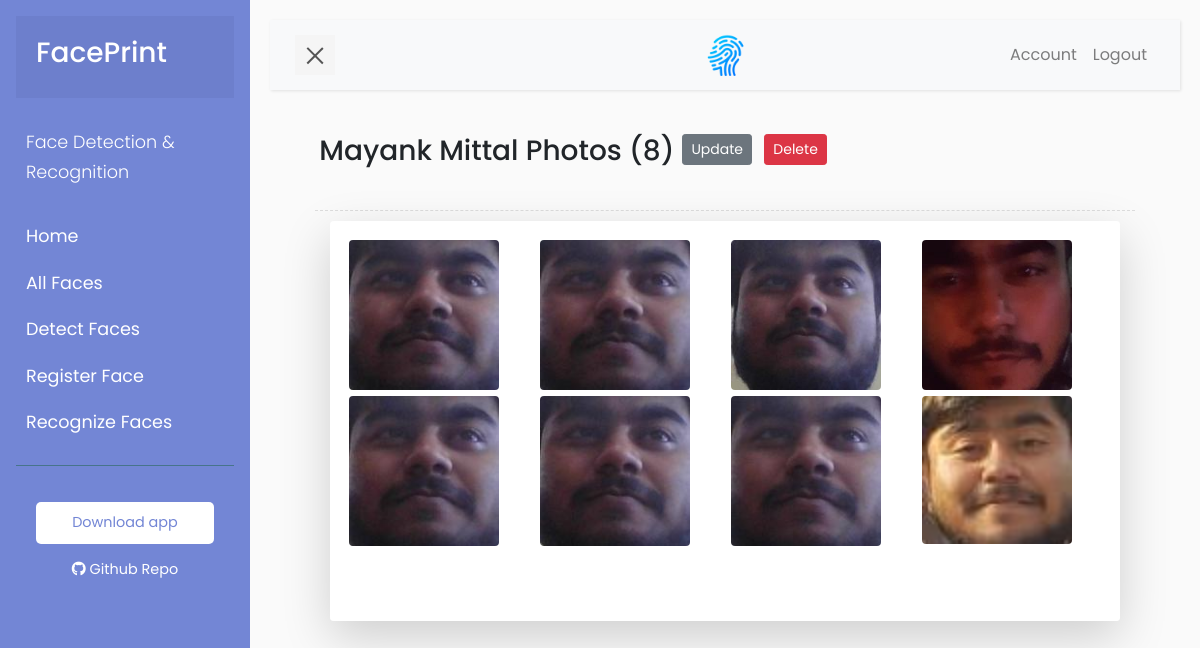
The page /faces/3 (signed in) on the database its author committed.
### app/models.py (models this page shows)
class Person(db.Model):
    id = db.Column(db.Integer, primary_key=True)
    name = db.Column(db.String(40), nullable=False)
    images = db.relationship('Dataset', backref='author', lazy=True, cascade='delete')
    def __repr__(self):
        return f"Person('{self.id}', '{self.name}')"

class Dataset(db.Model):
    id = db.Column(db.Integer, primary_key=True)
    person_id = db.Column(db.Integer, db.ForeignKey('person.id'), nullable=False)
    image_file = db.Column(db.String(20), nullable=False)
    def __repr__(self):
        return f"Dataset('{self.id}', '{self.person_id}', '{self.image_file}')"

### app/routes.py (the view)
@app.route("/faces/<int:person_id>")
@login_required
def face(person_id):
    person = Person.query.get_or_404(person_id)
    datasets = Dataset.query.filter_by(author=person).all()
    print('###############################################################################')
    print(person)
    print(datasets)
    print('###############################################################################')
    return render_template('face.html', title=person.name, person=person, datasets=datasets)

### app/models.py (called while the page is built)
@login_manager.user_loader
def load_user(user_id):
    return User.query.get(int(user_id))

### app/templates/face.html
{% extends "layout.html" %}
{% block content %}
    <form id="registerationForm" class="p-2 pt-md-0 mt-1 pt-sm-3 mt-md-2 mt-lg-0">
        <div class="container col-md-12 col-lg-11">
            <div class="row">
                <h3 class="p-1">{{ person.name }} Photos ({{ datasets|length }})</h3>
                <div>
                    <a class="btn btn-secondary btn-sm m-1" href="{{ url_for('update_face', person_id=person.id) }}">Update</a>
                    <a class="btn btn-danger btn-sm m-1" href="{{ url_for('face', person_id=person.id) }}" data-toggle="modal" data-target="#deletePersonModal">Delete</a>
                </div>
                <div class="line"></div>
                <div class="col-12">
                    <div class="photoFrame shadow-lg p-3 bg-white rounded text-center">
                        <div id="imageSelectShow" class="imageContainer">
                            {% for dataset in datasets: %}
                                <a href='#' class='pop'><img data-toggle='modal' data-target='#imageModal' class="img-rounded listFaces" src="{{ url_for('static', filename='images/dataset/' + datasets[0].author.id|string + '/' + dataset.image_file) }}" alt="file_name"></a>
                            {% endfor %}
                        </div>
                    </div>
                </div>
            </div>
        </div>
    </form>
{% endblock %}

### app/static/css/style.css (style rules this page uses)
:root { --dark-primary-color: #111111; --default-primary-color: #555555; --light-primary-color: #D7CCC8; --text-color: #FFFFFF; --accent-color: chartreuse; --primary-text-color: #212121; --secondary-text-color: cornflowerblue; --divider-color: #BDBDBD; }
body { font-family: 'Poppins', sans-serif; background: #fafafa; }
a, a:hover, a:focus { color: inherit; text-decoration: none; transition: all 0.3s; }
.line { width: 100%; height: 1px; border-bottom: 1px dashed #ddd; margin: 40px 0; }
.line { margin: 30px 0 10px 0; }
#registerationForm { margin-top: -50px; }
.photoFrame { max-height: 400px; overflow-x: hidden; overflow-y: scroll; }
.imageContainer { line-height: 0; -webkit-column-count: 5; -webkit-column-gap: 6px; -moz-column-count: 5; -moz-column-gap: 6px; column-count: 5; column-gap: 6px; height: 100%; min-height: 400px; }
@media (max-width: 1200px) { .imageContainer { -moz-column-count: 4; -webkit-column-count: 4; column-count: 4; } }
.photoFrame div img { margin: 3px; max-width: 150px; float: left; border-radius: 4px; width: 100% !important; height: auto !important; }

### rows shown on the page
Person: name "Mayank Mittal"
Dataset: image_file (picture)
Dataset: image_file (picture)
Dataset: image_file (picture)
Dataset: image_file (picture)
Dataset: image_file (picture)
Dataset: image_file (picture)
Dataset: image_file (picture)
Dataset: image_file (picture)

### other values the page prints
{{ datasets|length }} "8"
